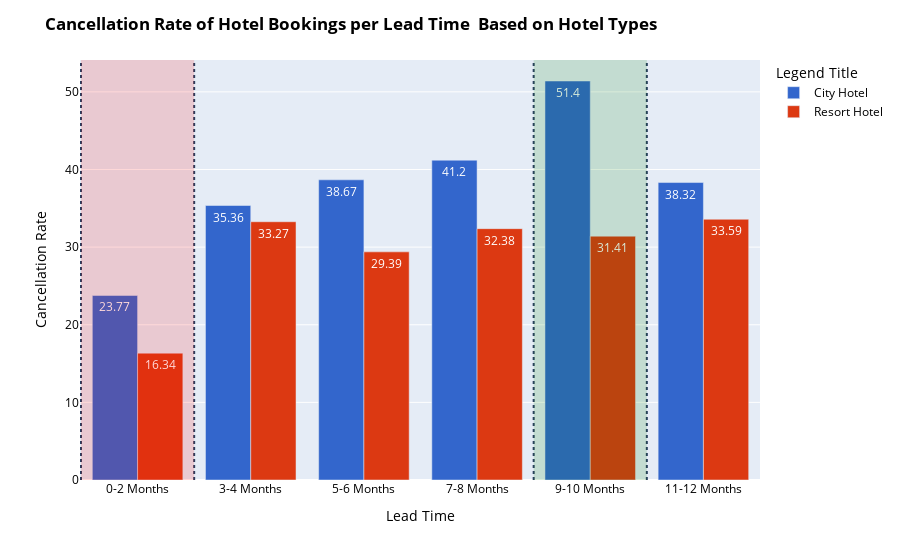

Here is the notebook cell this chart was saved with:
### Code cell
fig = px.bar(df_aggregate,
             x='lead_time_grouping',
             y='cancellation_rate',
             color='hotel_type',
             barmode='group',
             text='cancellation_rate',
             color_discrete_sequence=px.colors.qualitative.G10,
             height=500
            )

fig.add_vline(x=3.5, line_dash="dot")
fig.add_vline(x=4.5, line_dash="dot")
fig.add_vrect(x0='3.5', x1='4.5', col=1,
              fillcolor='green',
              opacity=0.15,
              line_width=0
             )

fig.add_vline(x=-0.5, line_dash="dot")
fig.add_vline(x=0.5, line_dash="dot")
fig.add_vrect(x0='-0.5', x1='0.5', col=1,
              fillcolor='red',
              opacity=0.15,
              line_width=0
             )

fig.update_layout(
    title_text='<b>Cancellation Rate of Hotel Bookings per Lead Time Based on Hotel Types<br>',
    xaxis={'categoryorder':'array',
           'categoryarray':['0-2 Months',
                            '3-4 Months',
                            '5-6 Months',
                            '7-8 Months',
                            '9-10 Months',
                            '11-12 Months'
                           ]
          },
    xaxis_title='Lead Time',
    yaxis_title='Cancellation Rate',
    legend_title="Legend Title",
    font=dict(
        size=12,
        color='black'
    )
)

### Figure 1 — Plotly figure (JSON) as saved in the notebook; plotly's stock layout.template omitted (floating-point values rounded to 4 significant figures)
{"data": [{"alignmentgroup": "True", "hovertemplate": "hotel_type=City Hotel<br>lead_time_grouping=%{x}<br>cancellation_rate=%{text}<extra></extra>", "legendgroup": "City Hotel", "marker": {"color": "#3366CC", "pattern": {"shape": ""}}, "name": "City Hotel", "offsetgroup": "City Hotel", "orientation": "v", "showlegend": true, "text": [23.77, 38.32, 35.36, 38.67, 41.2, 51.4], "textposition": "auto", "type": "bar", "x": ["0-2 Months", "11-12 Months", "3-4 Months", "5-6 Months", "7-8 Months", "9-10 Months"], "xaxis": "x", "y": [23.77, 38.32, 35.36, 38.67, 41.2, 51.4], "yaxis": "y"}, {"alignmentgroup": "True", "hovertemplate": "hotel_type=Resort Hotel<br>lead_time_grouping=%{x}<br>cancellation_rate=%{text}<extra></extra>", "legendgroup": "Resort Hotel", "marker": {"color": "#DC3912", "pattern": {"shape": ""}}, "name": "Resort Hotel", "offsetgroup": "Resort Hotel", "orientation": "v", "showlegend": true, "text": [16.34, 33.59, 33.27, 29.39, 32.38, 31.41], "textposition": "auto", "type": "bar", "x": ["0-2 Months", "11-12 Months", "3-4 Months", "5-6 Months", "7-8 Months", "9-10 Months"], "xaxis": "x", "y": [16.34, 33.59, 33.27, 29.39, 32.38, 31.41], "yaxis": "y"}], "layout": {"autosize": true, "barmode": "group", "font": {"color": "black", "size": 12}, "legend": {"title": {"text": "Legend Title"}, "tracegroupgap": 0}, "margin": {"t": 60}, "shapes": [{"line": {"dash": "dot"}, "type": "line", "x0": 3.5, "x1": 3.5, "xref": "x", "y0": 0, "y1": 1, "yref": "y domain"}, {"line": {"dash": "dot"}, "type": "line", "x0": 4.5, "x1": 4.5, "xref": "x", "y0": 0, "y1": 1, "yref": "y domain"}, {"fillcolor": "green", "line": {"width": 0}, "opacity": 0.15, "type": "rect", "x0": "3.5", "x1": "4.5", "xref": "x", "y0": 0, "y1": 1, "yref": "y domain"}, {"line": {"dash": "dot"}, "type": "line", "x0": -0.5, "x1": -0.5, "xref": "x", "y0": 0, "y1": 1, "yref": "y domain"}, {"line": {"dash": "dot"}, "type": "line", "x0": 0.5, "x1": 0.5, "xref": "x", "y0": 0, "y1": 1, "yref": "y domain"}, {"fillcolor": "red", "line": {"width": 0}, "opacity": 0.15, "type": "rect", "x0": "-0.5", "x1": "0.5", "xref": "x", "y0": 0, "y1": 1, "yref": "y domain"}], "title": {"text": "<b>Cancellation Rate of Hotel Bookings per Lead Time\n Based on Hotel Types<br>"}, "xaxis": {"anchor": "y", "autorange": true, "categoryarray": ["0-2 Months", "3-4 Months", "5-6 Months", "7-8 Months", "9-10 Months", "11-12 Months"], "categoryorder": "array", "domain": [0, 1], "range": [-0.5065, 5.5], "title": {"text": "Lead Time"}, "type": "category"}, "yaxis": {"anchor": "x", "autorange": true, "domain": [0, 1], "range": [0, 54.11], "title": {"text": "Cancellation Rate"}, "type": "linear"}}}
